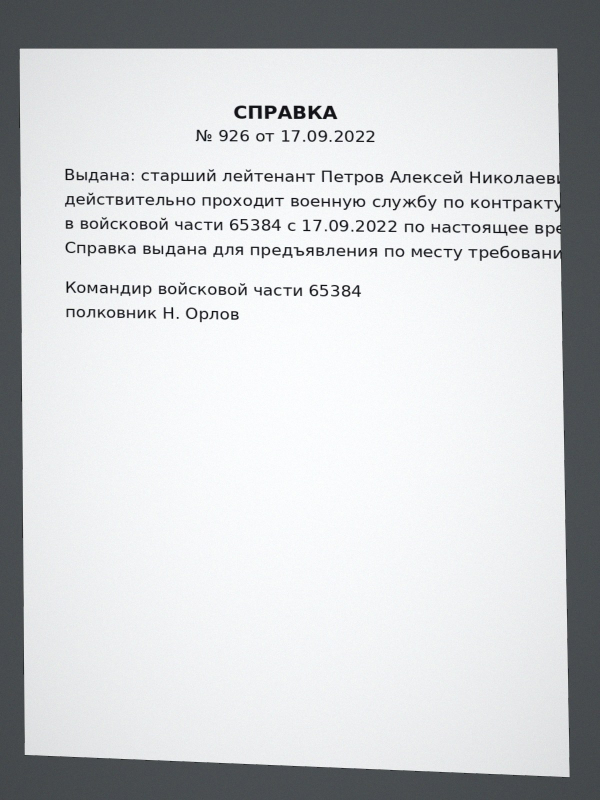
#> input picture testdata/ocr/page01-plain.jpg, 1200 x 1600 px (shown at 1/2 size)
$ python -i detector.py   (imports and definitions only)
#> lines starting #> are read from the running program, lines starting #| are printed output that depends on the picture; after the words box and inside, x2 and y2 are one past the last pixel; in counts of white or black regions, pixels touching at a corner belong together
### tools/detector-lab/synthetic.py
import cv2, numpy as np, math, random, time, sys

def order(pts):
    c = pts.mean(axis=0)
    ang = np.arctan2(pts[:,1]-c[1], pts[:,0]-c[0])
    p = pts[np.argsort(ang)]
    s = int(np.argmin(p[:,0]+p[:,1]))
    return np.roll(p, -s, axis=0)

def poly_area(p):
    x=p[:,0]; y=p[:,1]; return 0.5*abs(np.dot(x,np.roll(y,-1))-np.dot(y,np.roll(x,-1)))

def convex(p):
    s=0
    for i in range(4):
        a,b,c=p[i],p[(i+1)%4],p[(i+2)%4]
        cr=(b[0]-a[0])*(c[1]-b[1])-(b[1]-a[1])*(c[0]-b[0])
        sg=1 if cr>1e-9 else (-1 if cr<-1e-9 else 0)
        if sg==0: return False
        if s==0: s=sg
        elif sg!=s: return False
    return True

def angles_ok(p):
    for i in range(4):
        a,b,c=p[(i+3)%4],p[i],p[(i+1)%4]
        v1=a-b; v2=c-b
        cos=np.dot(v1,v2)/(np.linalg.norm(v1)*np.linalg.norm(v2)+1e-9)
        d=math.degrees(math.acos(max(-1,min(1,cos))))
        if d<50 or d>130: return False
    return True

def to_quad(c):
    hull=cv2.convexHull(c)
    peri=cv2.arcLength(hull,True)
    eps=0.02
    while eps<=0.08+1e-9:
        a=cv2.approxPolyDP(hull,eps*peri,True)
        if len(a)==4: return order(a.reshape(4,2).astype(float))
        if len(a)<4: break
        eps+=0.01
    return None

# [94 lines left out: functions detect, iou, paper, background, make_case, run, not called in this run]

# [2 lines that do not run on import are left out]

### tools/detector-lab/detector.py
# Копия DocumentDetector.kt на Python (OpenCV) для быстрой настройки на синтетическом наборе.
# Не входит в приложение. Запуск: pip install opencv-python-headless numpy && python3 detector.py
import cv2, numpy as np, math
import synthetic as det
from synthetic import to_quad, convex, angles_ok, poly_area

def support(q, edges, n=40):
    """Доля точек на сторонах четырёхугольника, у которых в окрестности 2 px есть граница."""
    h,w=edges.shape; hit=0; tot=0
    for i in range(4):
        a=q[i]; b=q[(i+1)%4]
        for t in np.linspace(0.08,0.92,n):
            x=int(round(a[0]+(b[0]-a[0])*t)); y=int(round(a[1]+(b[1]-a[1])*t)); tot+=1
            if 0<=x<w and 0<=y<h and edges[y,x]>0: hit+=1
    return hit/tot

def detect(gray, work=480, min_area=0.12, power=2.0):
#> called with work = 480, min_area = 0.12, power = 2
    scale=min(1.0, work/max(gray.shape))
#> scale = 0.3
    small=cv2.resize(gray,(int(gray.shape[1]*scale),int(gray.shape[0]*scale)),interpolation=cv2.INTER_AREA) if scale<1 else gray.copy()
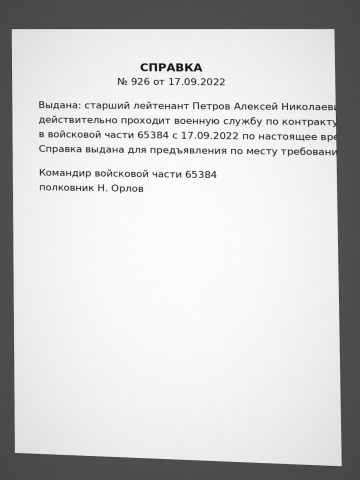
#> small: shape (480, 360); min 18, max 253, mean 206.1
    bl=cv2.GaussianBlur(small,(5,5),0)
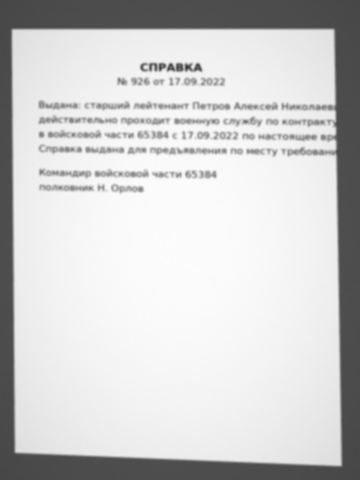
#> bl: shape (480, 360); min 54, max 252, mean 206.1
    h,w=small.shape; fa=w*h
#> after `h, w = small.shape`: h = 480; w = 360
#> after `fa = w * h`: fa = 172800
    k=cv2.getStructuringElement(cv2.MORPH_RECT,(3,3))
    med=float(np.median(bl)); lo=max(0,0.66*med); hi=max(min(255,1.33*med),lo+20)
#> after `med = float(np.median(bl))`: med = 238
#> after `lo = max(0, 0.66 * med)`: lo = 157.1
#> after `hi = max(min(255, 1.33 * med), lo + 20)`: hi = 255
    c1=cv2.Canny(bl,lo,hi); c2=cv2.Canny(bl,20,60)
#> after `c1 = cv2.Canny(bl, lo, hi)`:
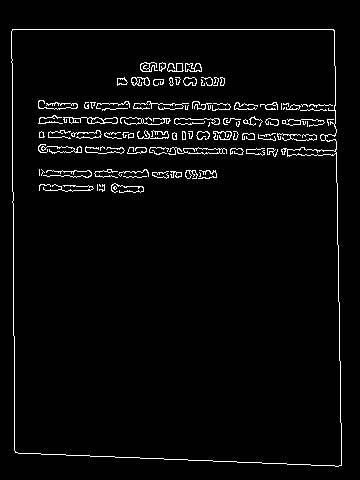
#> c1: shape (480, 360); 3.3% white in thin lines or dots, all inside (x1, y1, x2, y2) = (11, 29, 342, 467)
#> after `c2 = cv2.Canny(bl, 20, 60)`:
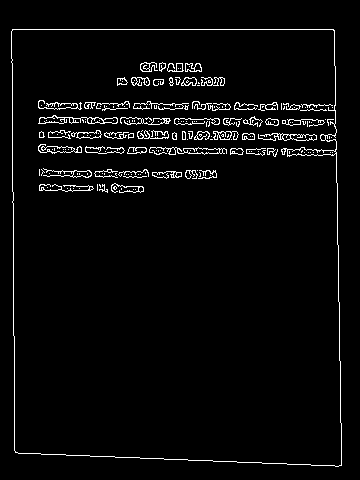
#> c2: shape (480, 360); 3.6% white in thin lines or dots, all inside (x1, y1, x2, y2) = (11, 29, 342, 467)
    maps=[cv2.dilate(c1,k), cv2.dilate(c2,k)]
    _,o=cv2.threshold(bl,0,255,cv2.THRESH_BINARY+cv2.THRESH_OTSU)
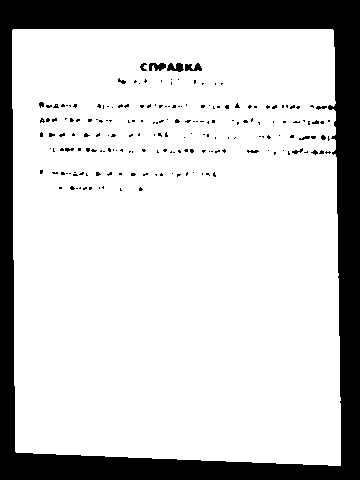
#> o: shape (480, 360); 79.8% white; 194 black regions (182 under 20 px), largest, box (x1, y1, x2, y2) and area: (0, 0, 360, 480) 33192, (167, 63, 184, 72) 104, (149, 63, 166, 71) 99
    maps.append(cv2.morphologyEx(o,cv2.MORPH_CLOSE,cv2.getStructuringElement(cv2.MORPH_RECT,(9,9))))
    # опорная карта границ: объединение двух Canny, расширенное до ±2 px
    sup=cv2.dilate(cv2.bitwise_or(c1,c2),cv2.getStructuringElement(cv2.MORPH_RECT,(5,5)))
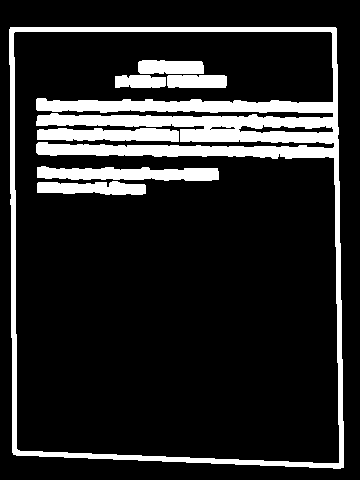
#> sup: shape (480, 360); 15.2% white; 7 white regions, largest, box (x1, y1, x2, y2) and area: (9, 27, 344, 469) 19180, (37, 166, 219, 181) 2047, (37, 128, 179, 142) 1605
    best=None
    for m in maps:
        cs,_=cv2.findContours(m,cv2.RETR_LIST,cv2.CHAIN_APPROX_SIMPLE)
        for c in cs:
            if cv2.contourArea(c)<min_area*fa: continue
            q=to_quad(c)
            if q is None or not convex(q) or not angles_ok(q): continue
            qa=poly_area(q)
            if qa<min_area*fa or qa>0.995*fa: continue
            r=cv2.minAreaRect(q.astype(np.float32))
            rect=min(1.0,qa/max(1.0,r[1][0]*r[1][1]))
            touches=sum(1 for p in q if p[0]<2 or p[1]<2 or p[0]>w-3 or p[1]>h-3)
            sc=qa/fa*rect*(1-0.15*touches)*support(q,sup)**power
            if best is None or sc>best[1]: best=(q,sc)
#> this loop made 3 passes
#> after the loop, best = ([[11, 28], [334, 28], [342, 466], [14, 453]], 0.79)
    return None if best is None else best[0]/scale

# [5 lines not run here, left out]

>>> import cv2
>>> picture = cv2.imread('../../testdata/ocr/page01-plain.jpg', cv2.IMREAD_GRAYSCALE)
>>> result = detect(picture)
#> result = [[36.67, 93.33], [1113.3, 93.33], [1140, 1553.3], [46.67, 1510]]

$ run again, on testdata/ocr/page07-plain.jpg
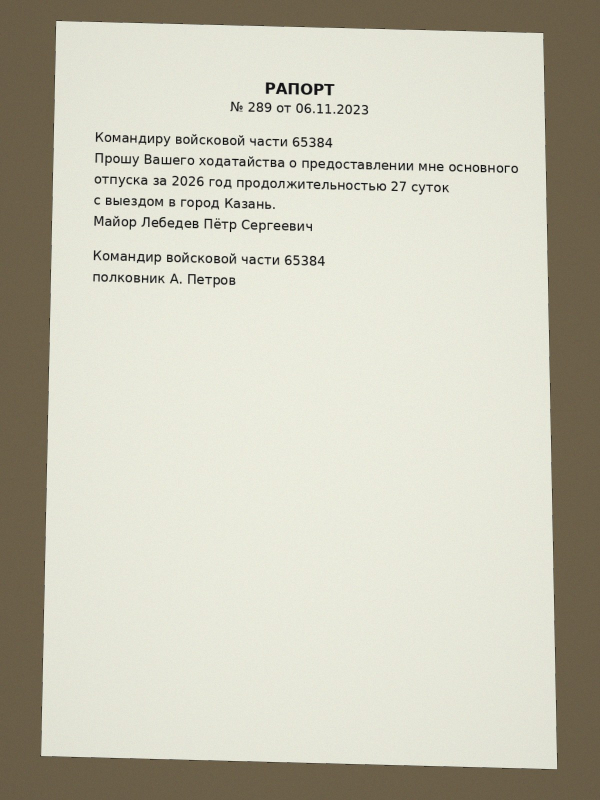
#> input picture testdata/ocr/page07-plain.jpg, 1200 x 1600 px (shown at 1/2 size)
#> in detect, `bl=cv2.GaussianBlur(small,(5,5),0)`:
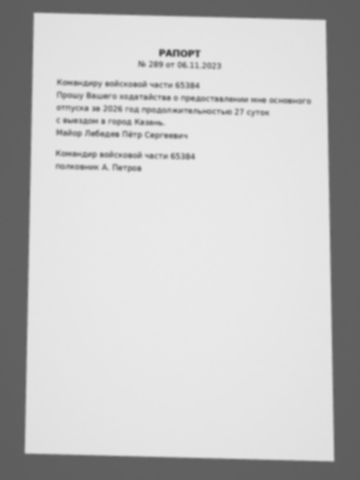
#> bl: shape (480, 360); min 84, max 233, mean 195.8
#> med = 228
#> lo = 150.5
#> hi = 255
#> c1: shape (480, 360); 2.5% white in thin lines or dots, all inside (x1, y1, x2, y2) = (24, 12, 335, 462)
#> o: shape (480, 360); 75.4% white; 118 black regions (77 under 20 px), largest, box (x1, y1, x2, y2) and area: (0, 0, 360, 480) 40181, (159, 49, 200, 57) 212, (87, 131, 119, 137) 97
#> in detect, `sup=cv2.dilate(cv2.bitwise_or(c1,c2),cv2.getStructuringElement(cv2.MOR..`:
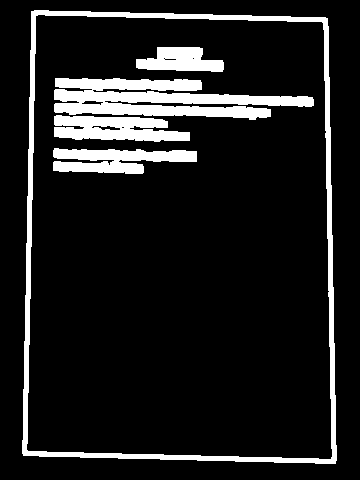
#> sup: shape (480, 360); 11.9% white; 5 white regions, box (x1, y1, x2, y2) and area: (22, 10, 337, 464) 7576, (54, 78, 314, 120) 6397, (54, 115, 190, 142) 2593, (53, 148, 197, 174) 2438, (136, 47, 224, 72) 1525
#> the loop in detect, `for m in maps:` made 3 passes
#> after the loop in detect, `for m in maps:`: best = ([[32, 12], [326, 19], [334, 462], [24, 454]], 0.75)
#> result = [[106.7, 40], [1086.7, 63.33], [1113.3, 1540], [80, 1513.3]]

$ run again, on testdata/ocr/page02-gradient.jpg
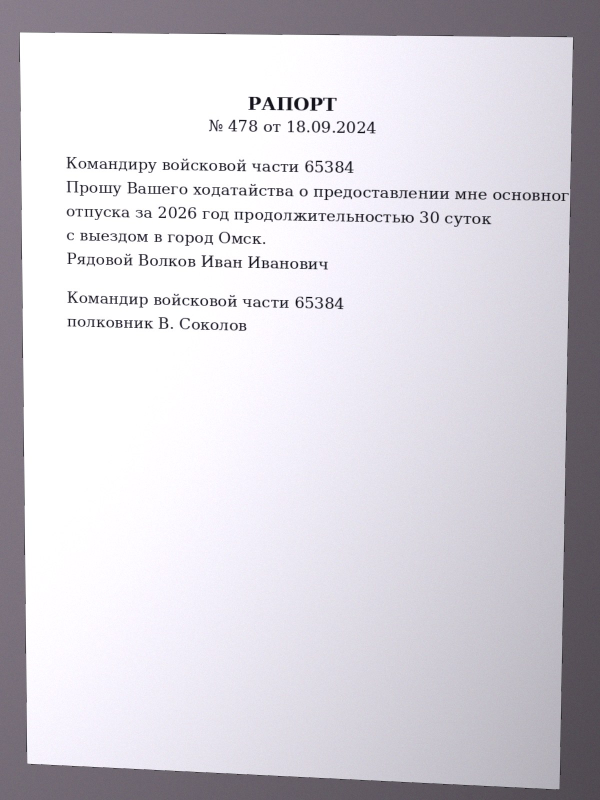
#> input picture testdata/ocr/page02-gradient.jpg, 1200 x 1600 px (shown at 1/2 size)
#> med = 229
#> lo = 151.1
#> hi = 255
#> in detect, `c1 = cv2.Canny(bl, lo, hi)`:
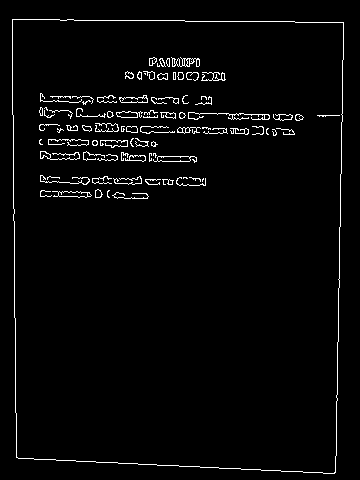
#> c1: shape (480, 360); 2.8% white in thin lines or dots, all inside (x1, y1, x2, y2) = (12, 19, 344, 474)
#> o: shape (480, 360); 83% white; 129 black regions (117 under 20 px), largest, box (x1, y1, x2, y2) and area: (0, 0, 360, 480) 28271, (307, 115, 340, 121) 133, (182, 59, 194, 66) 62
#> in detect, `sup=cv2.dilate(cv2.bitwise_or(c1,c2),cv2.getStructuringElement(cv2.MOR..`:
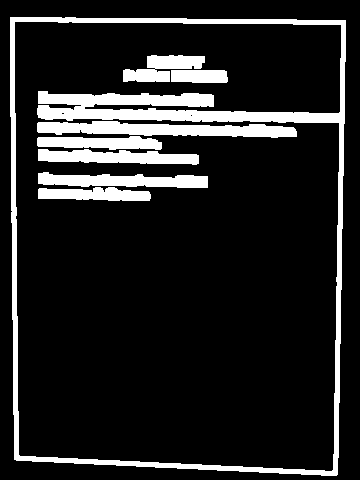
#> sup: shape (480, 360); 14% white; 8 white regions, largest, box (x1, y1, x2, y2) and area: (10, 17, 346, 476) 13104, (37, 121, 297, 138) 2877, (38, 172, 208, 188) 1875
#> the loop in detect, `for m in maps:` made 3 passes
#> after the loop in detect, `for m in maps:`: best = ([[11, 18], [344, 21], [335, 474], [15, 458]], 0.815)
#> result = [[36.67, 60], [1146.7, 70], [1116.7, 1580], [50, 1526.7]]
